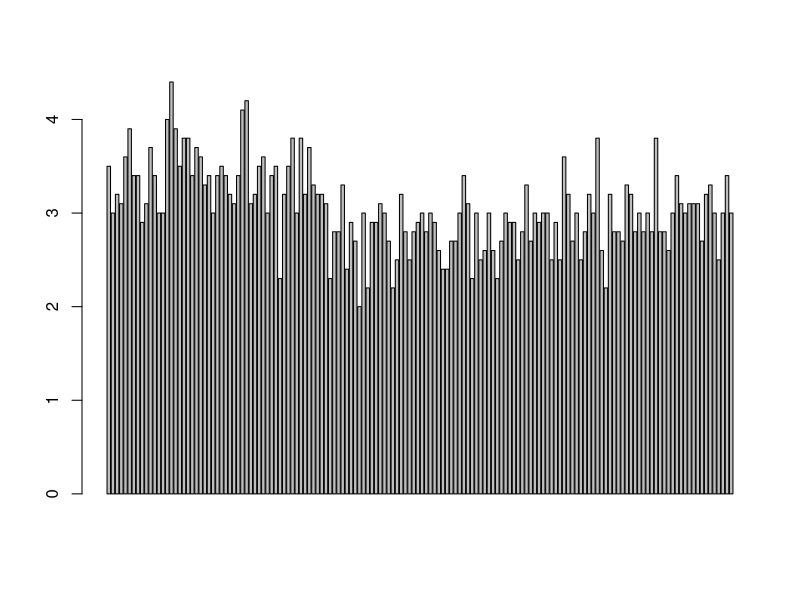
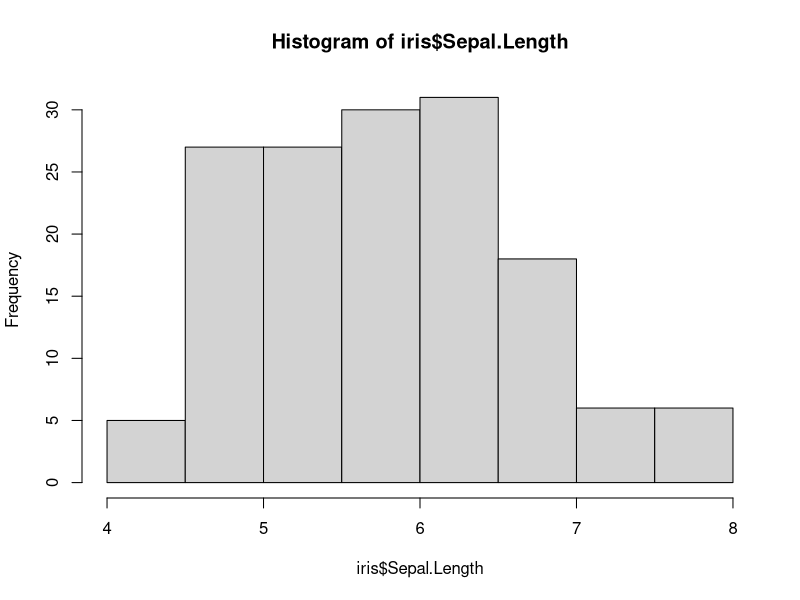

R code for these plots, in order:
setwd("E:/R/Rdata")
getwd()
iris
dim(iris)
head(iris,n=20)
str(iris)
barplot(iris$Sepal.Width)
hist(iris$Sepal.Length)
summary(iris)
abs(7)
abs(-7)
sqrt(25)
is.numeric(10)
is.vector(10)
v=c(1,2,3,4,5,6,7,8,9,10)
a=c(1,23)
a
v
r=c("q","r","g")
r
s=c(1,"w")
s
v=c(1:200)
v
v=c(20:1)
v
v=seq(from=5,to=6,by=0.1)
v
v>10
v<10
v<5.5
length(v)
min(v)
max(v)
sum(v)
cumsum(v)
mean(v)
range(v)
var(v)
sd(v)
sort(v)
order(v)
sort(v,decreasing = TRUE)
v[5]
iris[20,]
iris[,4]
iris[20,4]
which(v>5.8)
v>5.8
v[v>5.8]
